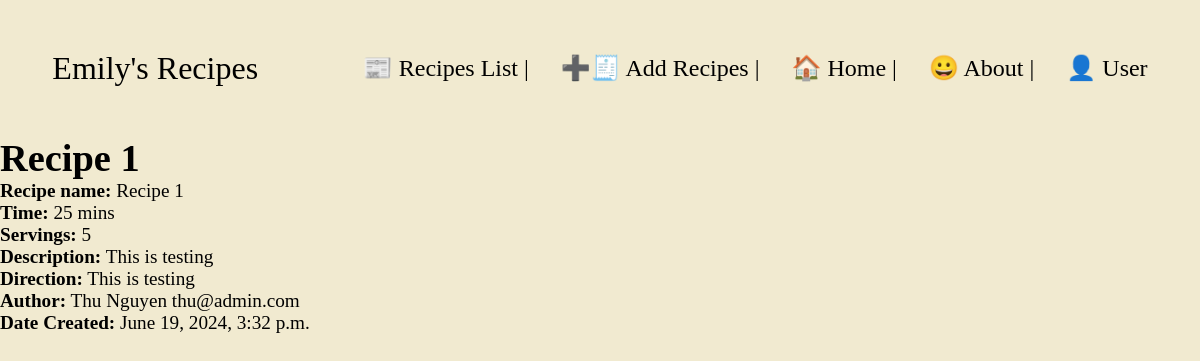
/recipes/1, run on the app's committed database.
### recipes/models.py (models this page shows, shortened)
class Recipe(models.Model):
    name = models.CharField(max_length=64)
    time = models.IntegerField()
    servings = models.IntegerField()
    description = models.TextField()
    direction = models.TextField()
    author = models.ForeignKey(CustomUser, on_delete=models.CASCADE, related_name="recipes", null=True)
    date_created = models.DateTimeField(auto_now_add=True)

### users/models.py (models this page shows, shortened)
class CustomUser(AbstractBaseUser, PermissionsMixin):
    first = models.CharField(max_length=64, default="")
    last = models.CharField(max_length=64,  default="")
    username = models.CharField(max_length=64, default="", unique=True)
    email = models.EmailField(default="", unique=True)
    is_superuser = models.BooleanField(default=False)
    is_staff = models.BooleanField(default=False)
    date_created = models.DateTimeField(auto_now_add=True)
    last_login = models.DateTimeField(blank=True, null=True)
    objects = CustomUserManager()
    USERNAME_FIELD = "username"
    EMAIL_FIELD = "email"
    REQUIRED_FIELDS = ["email"]
    class Meta:
        verbose_name = 'User'
        verbose_name_plural = 'Users'
    def __str__(self):
        return f"{self.first} {self.last} {self.email}"

### recipes/views.py (the view)
# urls.py: path('<int:recipe_id>', views.singleRecipe, name='recipe'),
def singleRecipe(request, recipe_id):
    recipe = Recipe.objects.get(pk=recipe_id)
    return render(request, 'recipes/recipe.html',{
        'recipe': recipe
    })

### recipes/templates/recipes/recipe.html
{% extends "recipes/layout.html" %}
{% block body %}
    <h1>Recipe {{recipe.id}}</h1>
    <ul>
        <li><strong>Recipe name:</strong> {{recipe.name}}</li>
        <li><strong>Time:</strong> {{recipe.time}} mins</li>
        <li><strong>Servings:</strong> {{recipe.servings}}</li>
        <li><strong>Description:</strong> {{recipe.description}}</li>
        <li><strong>Direction:</strong> {{recipe.direction}}</li>
        <li><strong>Author:</strong> {{recipe.author}}</li>
        <li><strong>Date Created:</strong> {{recipe.date_created}}</li>
    </ul>
{% endblock %}

### static/styles/style.css (style rules this page uses)
* { margin: 0; padding: 0; }
body { background-color: rgba(236, 227, 191, 0.726); color: black; font-size: 1.2rem; }

### data on the page
Recipe: id "1", name "Recipe 1", time "25", servings "5", description "This is testing", direction "This is testing", author "Thu Nguyen thu@admin.com", date_created "June 19, 2024, 3:32 p.m."
